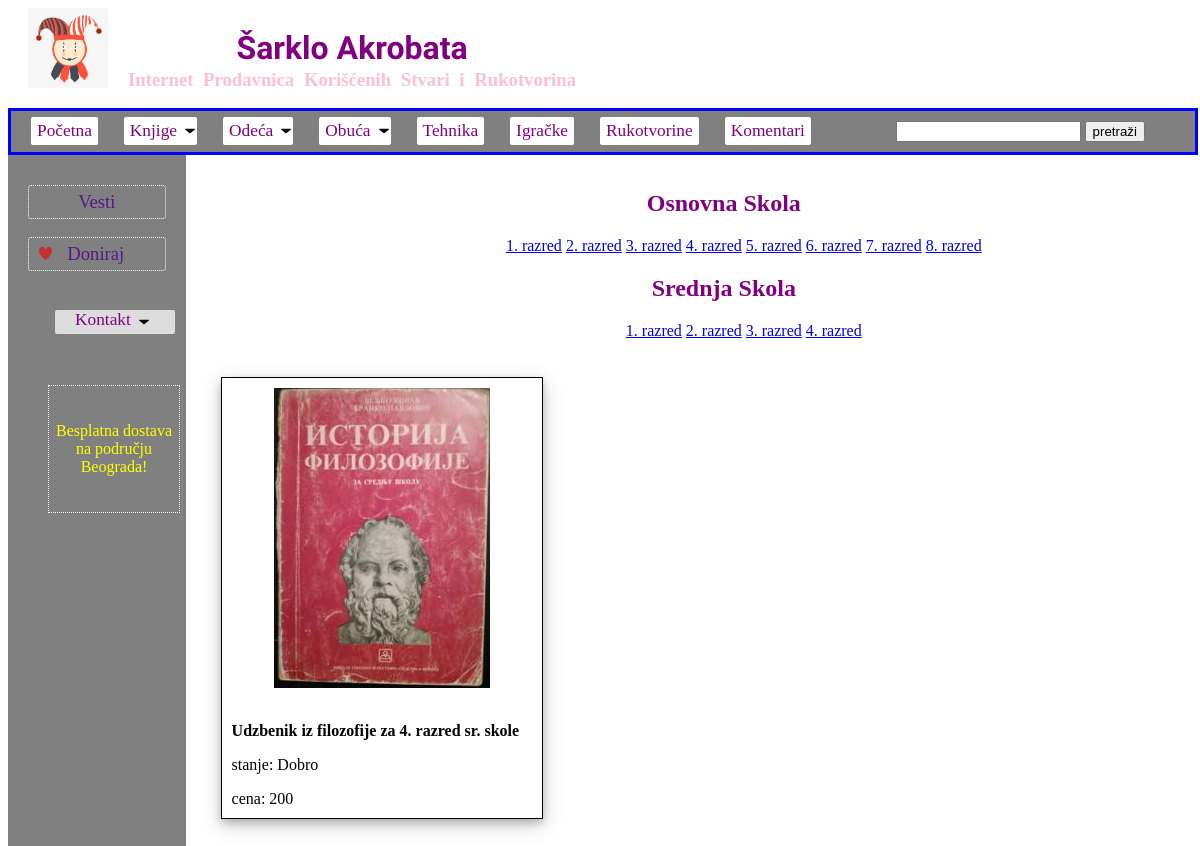
Screenshot of /sred_4_razred/ with the database file from the repository.
### sarklo/models.py (models this page shows, shortened)
class Oglas(models.Model):
    autor = models.ForeignKey(User, on_delete = models.CASCADE)
    slika = models.ImageField(default=None)
    naslov = models.CharField(max_length = 100)
    date = models.DateTimeField(default = timezone.now)
    ODECA_MUSKA = 'OM'
    OBUCA_MUSKA ='BM'
    ODECA_ZENSKA = 'OZ'
    OBUCA_ZENSKA ='BZ'
    KNJIGE_SKOLSKE = 'KS'
    KNJIGE_OSTALE = 'KO'
    IGRACKE = 'IG'
    TEHNIKA = 'TE'
    RUKOTVORINE = 'RK'
    IZBOR_KATEGORIJA = [(ODECA_MUSKA, 'Odeca Muska'),(ODECA_ZENSKA, 'Odeca Zenska'),
                        (OBUCA_MUSKA, 'Obuca Muska'),(OBUCA_ZENSKA, 'Obuca Zenska'),
                        (KNJIGE_SKOLSKE, 'Knjige Skolske'), (KNJIGE_OSTALE, 'Knjige Ostale'),
                        (IGRACKE, 'Igracke'), (TEHNIKA,'Tehnika'),
                        (RUKOTVORINE, 'Rukotvorine')]
    kategorija = models.CharField(max_length = 2, choices=IZBOR_KATEGORIJA, default=KNJIGE_SKOLSKE)
    stanje = models.CharField(max_length = 100)
    cena = models.IntegerField()
    opis = models.TextField(default= None)

### sarklo/views.py (the view)
# urls.py: path('sred_4_razred/', views.sred_4_razred, name="sred_4_razred"),
def sred_4_razred(request):
        query_list = Oglas.objects.filter(kategorija = 'KS')
        razred = "4. razred sr. skole:"
        query_list = query_list.filter(naslov__icontains="4. razred sr. skole")
        context = {'oglasi': query_list, 'razred': razred }
        return render(request, "sarklo/skolske_razredi.html", context)

### sarklo/templates/sarklo/skolske_razredi.html
{% extends "sarklo/layout.html" %}
{% load static %}
{% block content %}
{% block style %}
    <link rel="stylesheet" type ="text/css" href="{% static 'sarklo/KNJIGE.css' %}">
{% endblock %}
     <div style="width: 85%; display: inline-block; position: relative; left: 35px; top: 15px;">
        <h2 style="color: purple; text-align: center;">Osnovna Skola</h2>
        <ul class="razredi" style="text-align: center;">
            <li><a href="{% url 'osn_1_razred' %}">1. razred</li></a>
            <li><a href="{% url 'osn_2_razred' %}">2. razred</li></a>
            <li><a href="{% url 'osn_3_razred' %}">3. razred</li></a>
            <li><a href="{% url 'osn_4_razred' %}">4. razred</li></a>
            <li><a href="{% url 'osn_5_razred' %}">5. razred</li></a>
            <li><a href="{% url 'osn_6_razred' %}">6. razred</li></a>
            <li><a href="{% url 'osn_7_razred' %}">7. razred</li></a>
            <li><a href="{% url 'osn_8_razred' %}">8. razred</li></a>
        </ul>
        <h2 style="color: purple; text-align: center;">Srednja Skola</h2>
        <ul class="razredi" style="text-align: center;">
            <li><a href="{% url 'sred_1_razred' %}">1. razred</li></a>
            <li><a href="{% url 'sred_2_razred' %}">2. razred</li></a>
            <li><a href="{% url 'sred_3_razred' %}">3. razred</li></a>
            <li><a href="{% url 'sred_4_razred' %}">4. razred</li></a>
        </ul>
    </div><br><br><br>
    {% for oglas in oglasi %}
        <div style="width: 320px; height: 440px; border: 1px solid black; float: left; box-shadow: 0 4px 8px 0 rgba(0, 0, 0, 0.2), 0 6px 20px 0 rgba(0, 0, 0, 0.19); margin-left: 35px; margin-bottom: 35px;">
            {% if oglas.slika %}
                <img src="{{ oglas.slika.url }}" style="display:block; margin-top: 10px; margin-right: auto; margin-left: auto;"><br>
            {% endif %}
            <p style="margin-left: 10px;"><strong>{{ oglas.naslov }}</strong></p>
            <p style="margin-left: 10px;">stanje: {{ oglas.stanje }}</p>
            <p style="margin-left: 10px;">cena: {{ oglas.cena }}</p>
        </div>
    {% endfor %}
{% endblock content %}

### sarklo/static/sarklo/style.css (style rules this page uses)
ul.razredi li { display: inline; }

### sarklo/static/sarklo/knjige.css (style rules this page uses)
ul.razredi li { display: inline; }

### rows the page displays
Oglas: slika (picture), naslov "Udzbenik iz filozofije za 4. razred sr. skole", stanje "Dobro", cena "200"
